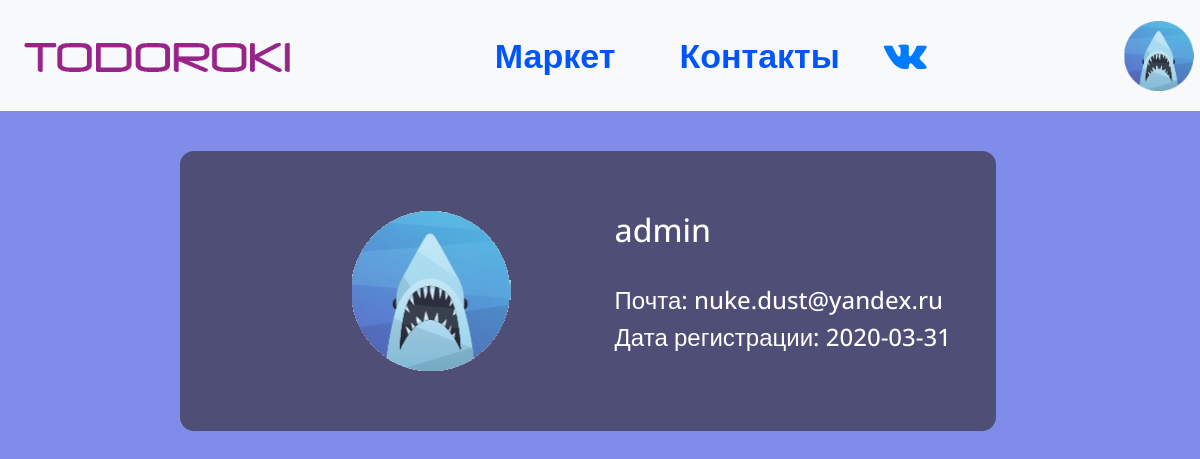
The page /profile (signed in) on the database as committed earlier.
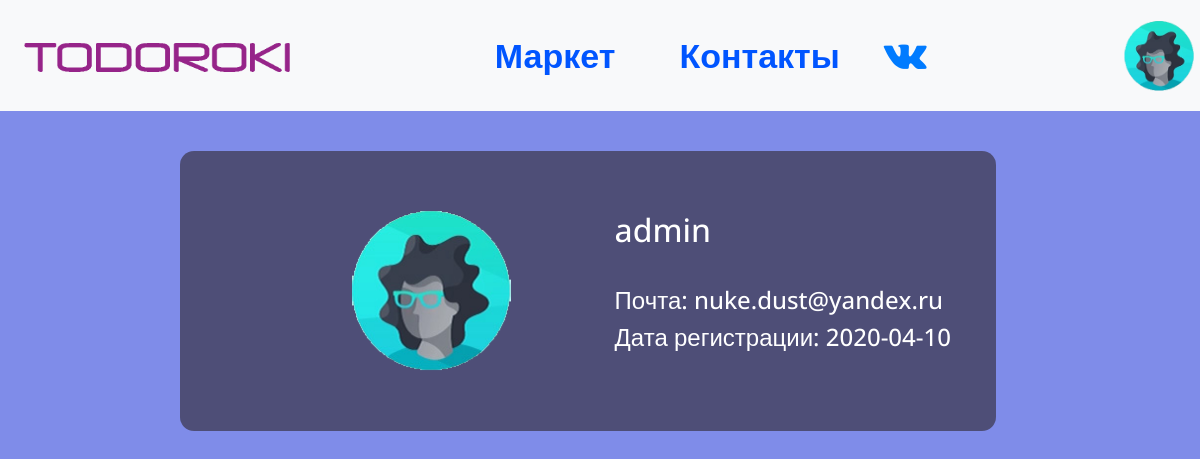
The same page on the database as committed later.
### data/users.py (models this page shows, shortened)
class User(SqlAlchemyBase, UserMixin, SerializerMixin):  # класс пользователей
    __tablename__ = 'users'
    id = sqlalchemy.Column(sqlalchemy.Integer, primary_key=True, autoincrement=True, unique=True)
    nickname = sqlalchemy.Column(sqlalchemy.String, unique=True)
    email = sqlalchemy.Column(sqlalchemy.String)
    hashed_password = sqlalchemy.Column(sqlalchemy.String)
    date_of_registration = sqlalchemy.Column(sqlalchemy.String,
                                             default=datetime.datetime.now().date())
    root = sqlalchemy.Column(sqlalchemy.Boolean, default=False)
    avatar = sqlalchemy.Column(sqlalchemy.String)
    news = orm.relation('News', back_populates='user')

### main.py (the view)
@login_required
@app.route('/profile')  # профиль пользователя
def my_profile():
    return render_template('my_profile.html', title='Todoroki | Мой профиль',
                           nickname=current_user.nickname, image=current_user.avatar,
                           mail=current_user.email, created_date=current_user.date_of_registration)

### data/db_session.py (called while the page is built)
def create_session() -> Session:
    global __factory
    return __factory()

### main.py (called while the page is built)
@login_manager.user_loader
def load_user(user_id):  # функция для загрузки пользователя
    sessions = db_session.create_session()
    return sessions.query(users.User).get(user_id)

### templates/my_profile.html
{% extends "base.html" %}
{% block content %}
<div class="contentss" style="margin-left: 15%">
    <div style="display: flex" >
    <img src={{ image }} style="width: 160px; height: 160px;">
        <div style="margin-left: 5%">
            <h2 style="color: white"> {{ nickname }} </h2><br>
            <h4 style="color: white">Почта: {{ mail }}</h4>
            <h4 style="color: white">Дата регистрации: {{ created_date }}</h4>
        </div>
    </div>
</div>
{% endblock %}

### templates/base.html (shortened to what this page needs)
<!DOCTYPE html>
<html lang="en">
<head>
    <link rel="stylesheet"
          href="https://maxcdn.bootstrapcdn.com/font-awesome/4.7.0/css/font-awesome.min.css">
    <link rel="stylesheet"
          href="https://stackpath.bootstrapcdn.com/bootstrap/4.4.1/css/bootstrap.min.css"
>
    <link rel="stylesheet" href="/static/styles/styles.css" type="text/css">
    <link rel="stylesheet" href="/static/styles/rainbow.css" type="text/css">
</head>
<body>
    <header>
        <nav class="navbar navbar-expand-lg navbar-light bg-light">
  <a class="navbar-brand" href="/"><img src="/static/img/logo.png" alt="logo" class="logo"></a>
  <div class="collapse navbar-collapse" id="navbarTogglerDemo03">
    <ul class="navbar-nav mr-auto mt-2 mt-lg-0">
      <li class="nav-item active" style="margin-left: 42%">
        <a href="/market" class="market" style="text-decoration: none;">Маркет</a>
      </li>
        <li class="nav-item">
        <a href="/about" class="market" style="margin-left: 40%; text-decoration: none;">Контакты</a></li>
      <li class="nav-item" style="margin-left: 26%">
        <a href="https://vk.com/im?sel=-193170178" target="_blank"><i class="fa fa-vk" aria-hidden="true" style="font-size: 40px; text-decoration: none;    line-height: 95px;"></i></a>
      </li>
      <li class="nav-item" style="margin-left: 46%">
             {% if current_user.is_authenticated %}
                         <li><div class="dropdown" style="padding-top: 13%">
                          <button class="dropdown" type="button" id="dropdownMenuButton" data-toggle="dropdown" aria-haspopup="true" aria-expanded="false" style="height: 70px; margin-right: 10px;border: none; outline: none; background-color:#f8f9fa ">
                            <p><img src={{ image }} style="height: auto; width: auto; max-width: 70px; max-height: 70px;border: none; outline: none;"></p>
                          </button>
                        </div></li>
                    {% endif %}
      </li>
    </ul>
  </div>
</nav>
    </header>
{% block content %}
{% endblock %}
</body>
</html>

Rows that differ between the two databases and show on the page:
changed User "admin": avatar: a different picture; date_of_registration "2020-03-31" → "2020-04-10"
